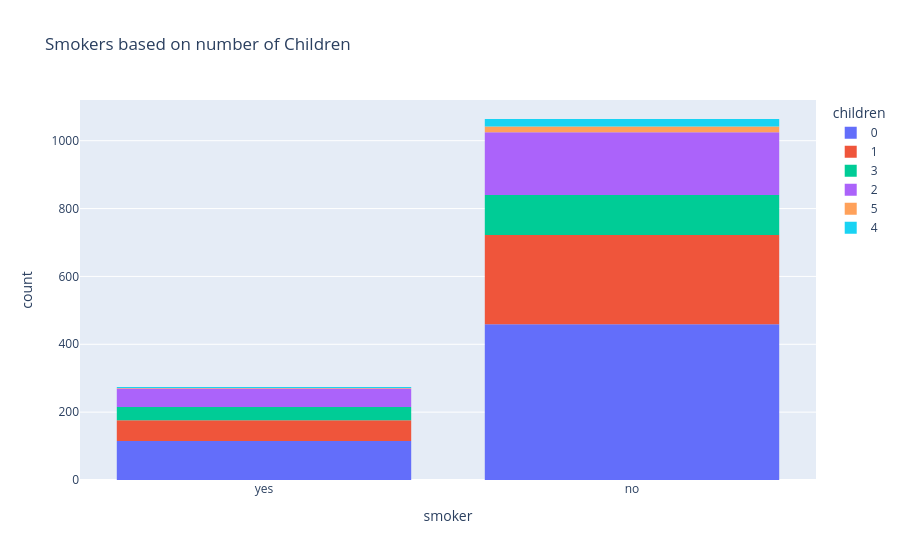

The notebook cell this image was saved under:
### Code cell
px.histogram(medical_df,x="smoker",color="children",title="Smokers based on number of Children")

### Figure 1 — Plotly figure (JSON) as saved in the notebook; plotly's stock layout.template omitted (floating-point values rounded to 4 significant figures; data arrays with more than 128 entries replaced by an {"elided": "..."} marker saying what was removed)
{"data": [{"alignmentgroup": "True", "bingroup": "x", "hovertemplate": "children=0<br>smoker=%{x}<br>count=%{y}<extra></extra>", "legendgroup": "0", "marker": {"color": "#636efa", "pattern": {"shape": ""}}, "name": "0", "offsetgroup": "0", "orientation": "v", "showlegend": true, "type": "histogram", "x": {"elided": "574 str values"}, "xaxis": "x", "yaxis": "y"}, {"alignmentgroup": "True", "bingroup": "x", "hovertemplate": "children=1<br>smoker=%{x}<br>count=%{y}<extra></extra>", "legendgroup": "1", "marker": {"color": "#EF553B", "pattern": {"shape": ""}}, "name": "1", "offsetgroup": "1", "orientation": "v", "showlegend": true, "type": "histogram", "x": {"elided": "324 str values"}, "xaxis": "x", "yaxis": "y"}, {"alignmentgroup": "True", "bingroup": "x", "hovertemplate": "children=3<br>smoker=%{x}<br>count=%{y}<extra></extra>", "legendgroup": "3", "marker": {"color": "#00cc96", "pattern": {"shape": ""}}, "name": "3", "offsetgroup": "3", "orientation": "v", "showlegend": true, "type": "histogram", "x": {"elided": "157 str values"}, "xaxis": "x", "yaxis": "y"}, {"alignmentgroup": "True", "bingroup": "x", "hovertemplate": "children=2<br>smoker=%{x}<br>count=%{y}<extra></extra>", "legendgroup": "2", "marker": {"color": "#ab63fa", "pattern": {"shape": ""}}, "name": "2", "offsetgroup": "2", "orientation": "v", "showlegend": true, "type": "histogram", "x": {"elided": "240 str values"}, "xaxis": "x", "yaxis": "y"}, {"alignmentgroup": "True", "bingroup": "x", "hovertemplate": "children=5<br>smoker=%{x}<br>count=%{y}<extra></extra>", "legendgroup": "5", "marker": {"color": "#FFA15A", "pattern": {"shape": ""}}, "name": "5", "offsetgroup": "5", "orientation": "v", "showlegend": true, "type": "histogram", "x": ["no", "no", "no", "no", "no", "no", "no", "no", "no", "no", "no", "no", "no", "yes", "no", "no", "no", "no"], "xaxis": "x", "yaxis": "y"}, {"alignmentgroup": "True", "bingroup": "x", "hovertemplate": "children=4<br>smoker=%{x}<br>count=%{y}<extra></extra>", "legendgroup": "4", "marker": {"color": "#19d3f3", "pattern": {"shape": ""}}, "name": "4", "offsetgroup": "4", "orientation": "v", "showlegend": true, "type": "histogram", "x": ["no", "no", "no", "no", "no", "no", "no", "no", "no", "yes", "yes", "no", "no", "no", "no", "no", "no", "no", "no", "no", "no", "no", "no", "yes", "no"], "xaxis": "x", "yaxis": "y"}], "layout": {"autosize": true, "barmode": "relative", "legend": {"title": {"text": "children"}, "tracegroupgap": 0}, "title": {"text": "Smokers based on number of Children"}, "xaxis": {"anchor": "y", "autorange": true, "domain": [0, 1], "range": [-0.5, 1.5], "title": {"text": "smoker"}, "type": "category"}, "yaxis": {"anchor": "x", "autorange": true, "domain": [0, 1], "range": [0, 1120], "title": {"text": "count"}}}}
